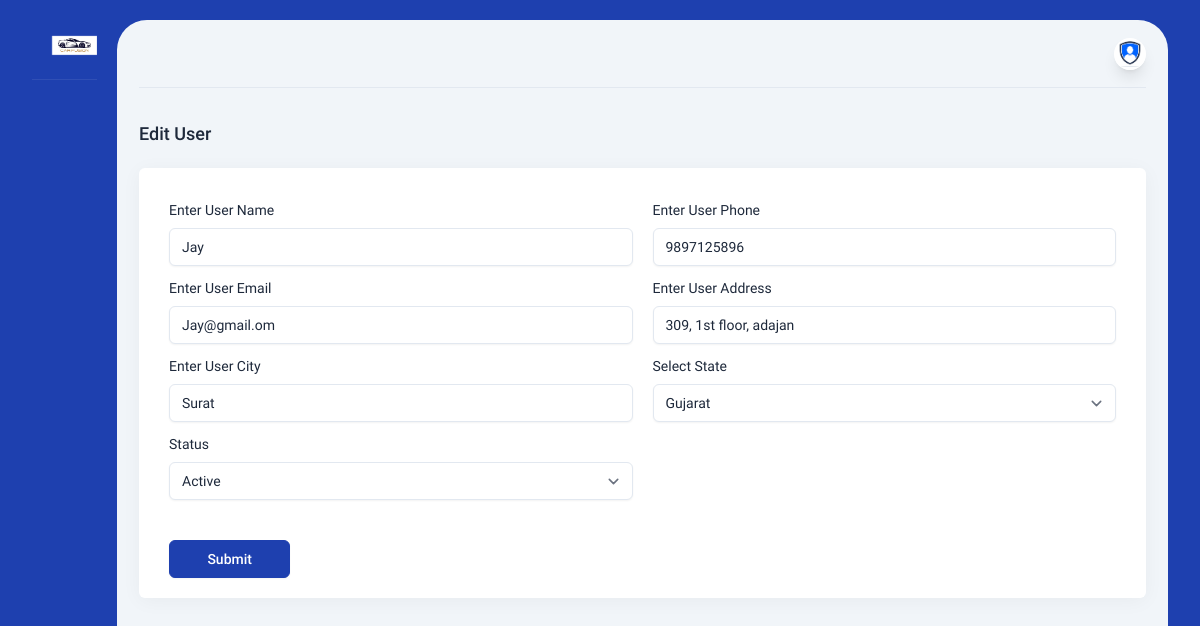
Screenshot of /Admin/user_edit_form.php?user_id=22 (signed in) with the database file from the repository.
### tables this page shows
CREATE TABLE `users` (
  `user_id` int(11) NOT NULL,
  `user_name` varchar(50) NOT NULL,
  `user_phone` bigint(10) NOT NULL,
  `user_address` varchar(150) NOT NULL,
  `user_email` varchar(50) NOT NULL,
  `user_city` varchar(20) NOT NULL,
  `user_state` varchar(30) NOT NULL,
  `user_password` varchar(50) NOT NULL,
  `membership_plan_id` int(11) NOT NULL DEFAULT 1,
  `user_last_accessed` timestamp NOT NULL DEFAULT current_timestamp() ON UPDATE current_timestamp(),
  `user_added_time` timestamp NOT NULL DEFAULT current_timestamp(),
  `user_last_updated` timestamp NULL DEFAULT NULL,
  `user_status` tinyint(1) NOT NULL DEFAULT 1
);

### Admin/user_edit_form.php (the view, shortened to what this page needs)
<?php
include('header.php');
include('sidemenu.php'); ?>
<div class="content">
    <?php include('top_bar.php'); ?>
    <div class="intro-y flex items-center mt-8">
        <h2 class="text-lg font-medium mr-auto">
            Edit User
        </h2>
    </div>
    <div class="grid grid-cols-12 gap-6 mt-5">
        <div class="intro-y col-span-12 lg:col-span-12">
            <div class="intro-y box">
                <div id="input" class="p-5">
                    <?php
                    include("connection.php");
                    if (isset($_GET['user_id'])) {
                        $user_id = $_GET['user_id'];
                        $sel_query = "SELECT * FROM users WHERE user_id = '$user_id'";
                        $cursor = mysqli_query($conn, $sel_query);
                        if ($row = mysqli_fetch_assoc($cursor)) {
                            $user_name = $row['user_name'];
                            $phone = $row['user_phone'];
                            $email = $row['user_email'];
                            $state = $row['user_state'];
                            $address = $row['user_address'];
                            $city = $row['user_city'];
                            $status = $row['user_status'];
                        }
                    }
                    ?>
                    <form action="#" method="post">
                        <div class="preview">
                            <div class="mt-3">
                                <label for="regular-form-2" class="form-label">Enter User Name</label>
                                <input id="regular-form-2" type="text" name="user_name" class="form-control" placeholder="Enter Name" value="<?php echo $user_name; ?>">
                            </div>
                            <div class="mt-3">
                                <label for="regular-form-2" class="form-label">Enter User Phone</label>
                                <input id="regular-form-2" type="tel" name="user_phone" class="form-control" placeholder="Enter Phone" value="<?php echo $phone; ?>">
                            </div>
                            <div class="mt-3">
                                <label for="regular-form-2" class="form-label">Enter User Email</label>
                                <input id="regular-form-2" type="text" name="user_email" class="form-control" placeholder="Enter Email" value="<?php echo $email; ?>">
                            </div>
                            <div class="mt-3">
                                <label for="regular-form-2" class="form-label">Enter User Address</label>
                                <input id="regular-form-2" type="text" name="user_address" class="form-control" placeholder="Enter Address" value="<?php echo $address; ?>">
                            </div>
                            <div class="mt-3">
                                <label for="regular-form-2" class="form-label">Enter User City</label>
                                <input id="regular-form-2" type="text" name="user_city" class="form-control" placeholder="Enter City" value="<?php echo $city; ?>">
                            </div>
                            <div class="mt-3">
                                <label for="regular-form-1" class="form-label">Select State</label>
                                <select class="form-control" name="user_state">
                                    <option value="Gujarat" <?php if ($state == 'Gujarat') echo 'selected'; ?>>Gujarat</option>
                                </select>
                            </div>
                            <div class="mt-3">
                                <label for="status" class="form-label">Status</label>
                                <select id="status" name="status" class="form-control">
                                    <option value="1" <?php if($status == 1) echo 'Selected'; ?>>Active</option>
                                </select>
                                <br>
                                <br>
                            </div>
                        </div>
                        <br />
                        <div class="button">
                            <div style="margin-left: 10px;">
                                <button class="btn btn-primary mt-5" name="user_edit_form_sbm_btn">Submit</button>
                            </div>
                        </div>
                </div>
            </div>
        </div>
    </div>
</div>
</div>
</body>
</html>

### Admin/user_edit_form.php (style rules this page uses)
.mt-3 { display: inline-block; width: 50%; float: left; padding: 0 10px; }
.button { width: 10%; }
.btn { width: 140%; }

### rows the page displays
users: user_name "Jay", user_phone "9897125896", user_email "Jay@gmail.om", user_address "309, 1st floor, adajan", user_city "Surat", user_state "Gujarat"
